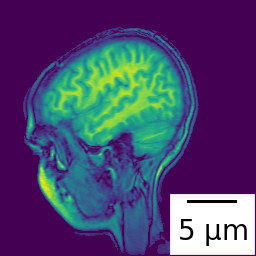

This chart was generated by the following Python code:
import numpy as np
import matplotlib.pyplot as plt
import matplotlib.cbook as cbook
from matplotlib_scalebar.scalebar import ScaleBar

# Load image
with cbook.get_sample_data("s1045.ima.gz") as dfile:
    arr = np.frombuffer(dfile.read(), np.uint16).reshape((256, 256))

# Create figure
dpi = 200
fig = plt.figure(
    figsize=(arr.shape[1] / dpi, arr.shape[0] / dpi), frameon=False, dpi=dpi
)

ax = fig.add_axes([0.0, 0.0, 1.0, 1.0])
ax.set_axis_off()

ax.imshow(arr)

scalebar = ScaleBar(100, "nm", length_fraction=0.25, location="lower right")
ax.add_artist(scalebar)

fig.savefig("original_resolution.png", dpi=dpi)
